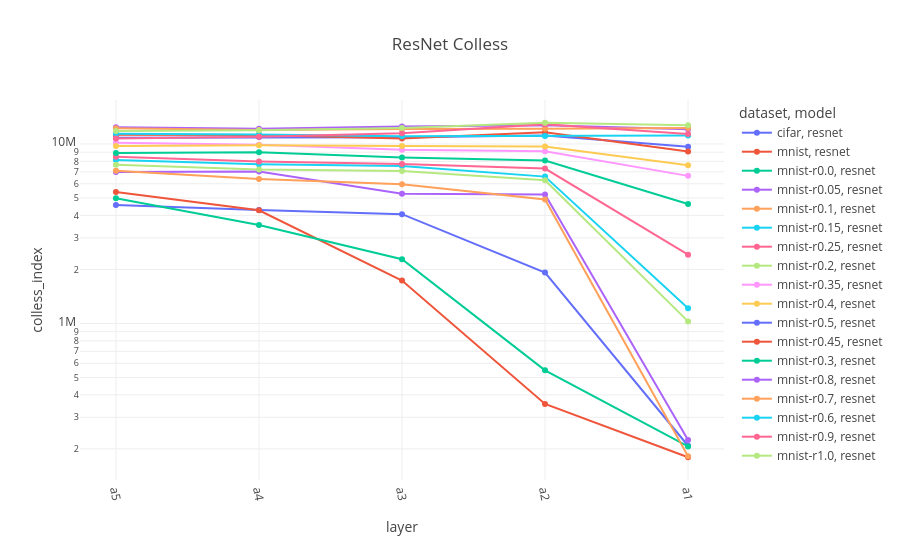

This figure's notebook cell:
### Code cell
fig = px.line(resnet, x="layer", y="colless_index", color="dataset", symbol="model", color_discrete_sequence=px.colors.qualitative.Plotly, title="ResNet Colless")
fig.update_xaxes(tickangle=80)
fig.update_yaxes(type="log")

### Figure 1 — Plotly figure (JSON) as saved in the notebook; plotly's stock layout.template omitted (floating-point values rounded to 4 significant figures)
{"data": [{"hovertemplate": "dataset=cifar<br>model=resnet<br>layer=%{x}<br>colless_index=%{y}<extra></extra>", "legendgroup": "cifar, resnet", "line": {"color": "#636EFA", "dash": "solid"}, "marker": {"symbol": "circle"}, "mode": "lines+markers", "name": "cifar, resnet", "orientation": "v", "showlegend": true, "type": "scatter", "x": ["a5", "a4", "a3", "a2", "a1"], "xaxis": "x", "y": [4568000.0, 4282000.0, 4063000.0, 1922000.0, 208400.0], "yaxis": "y"}, {"hovertemplate": "dataset=mnist<br>model=resnet<br>layer=%{x}<br>colless_index=%{y}<extra></extra>", "legendgroup": "mnist, resnet", "line": {"color": "#EF553B", "dash": "solid"}, "marker": {"symbol": "circle"}, "mode": "lines+markers", "name": "mnist, resnet", "orientation": "v", "showlegend": true, "type": "scatter", "x": ["a5", "a4", "a3", "a2", "a1"], "xaxis": "x", "y": [5397000.0, 4270000.0, 1736000.0, 356000.0, 179800.0], "yaxis": "y"}, {"hovertemplate": "dataset=mnist-r0.0<br>model=resnet<br>layer=%{x}<br>colless_index=%{y}<extra></extra>", "legendgroup": "mnist-r0.0, resnet", "line": {"color": "#00CC96", "dash": "solid"}, "marker": {"symbol": "circle"}, "mode": "lines+markers", "name": "mnist-r0.0, resnet", "orientation": "v", "showlegend": true, "type": "scatter", "x": ["a5", "a4", "a3", "a2", "a1"], "xaxis": "x", "y": [4990000.0, 3535000.0, 2280000.0, 548000.0, 206400.0], "yaxis": "y"}, {"hovertemplate": "dataset=mnist-r0.05<br>model=resnet<br>layer=%{x}<br>colless_index=%{y}<extra></extra>", "legendgroup": "mnist-r0.05, resnet", "line": {"color": "#AB63FA", "dash": "solid"}, "marker": {"symbol": "circle"}, "mode": "lines+markers", "name": "mnist-r0.05, resnet", "orientation": "v", "showlegend": true, "type": "scatter", "x": ["a5", "a4", "a3", "a2", "a1"], "xaxis": "x", "y": [6972000.0, 7028000.0, 5285000.0, 5225000.0, 224600.0], "yaxis": "y"}, {"hovertemplate": "dataset=mnist-r0.1<br>model=resnet<br>layer=%{x}<br>colless_index=%{y}<extra></extra>", "legendgroup": "mnist-r0.1, resnet", "line": {"color": "#FFA15A", "dash": "solid"}, "marker": {"symbol": "circle"}, "mode": "lines+markers", "name": "mnist-r0.1, resnet", "orientation": "v", "showlegend": true, "type": "scatter", "x": ["a5", "a4", "a3", "a2", "a1"], "xaxis": "x", "y": [7091000.0, 6380000.0, 5969000.0, 4905000.0, 182200.0], "yaxis": "y"}, {"hovertemplate": "dataset=mnist-r0.15<br>model=resnet<br>layer=%{x}<br>colless_index=%{y}<extra></extra>", "legendgroup": "mnist-r0.15, resnet", "line": {"color": "#19D3F3", "dash": "solid"}, "marker": {"symbol": "circle"}, "mode": "lines+markers", "name": "mnist-r0.15, resnet", "orientation": "v", "showlegend": true, "type": "scatter", "x": ["a5", "a4", "a3", "a2", "a1"], "xaxis": "x", "y": [8131000.0, 7719000.0, 7529000.0, 6581000.0, 1216000.0], "yaxis": "y"}, {"hovertemplate": "dataset=mnist-r0.25<br>model=resnet<br>layer=%{x}<br>colless_index=%{y}<extra></extra>", "legendgroup": "mnist-r0.25, resnet", "line": {"color": "#FF6692", "dash": "solid"}, "marker": {"symbol": "circle"}, "mode": "lines+markers", "name": "mnist-r0.25, resnet", "orientation": "v", "showlegend": true, "type": "scatter", "x": ["a5", "a4", "a3", "a2", "a1"], "xaxis": "x", "y": [8495000.0, 7997000.0, 7733000.0, 7297000.0, 2416000.0], "yaxis": "y"}, {"hovertemplate": "dataset=mnist-r0.2<br>model=resnet<br>layer=%{x}<br>colless_index=%{y}<extra></extra>", "legendgroup": "mnist-r0.2, resnet", "line": {"color": "#B6E880", "dash": "solid"}, "marker": {"symbol": "circle"}, "mode": "lines+markers", "name": "mnist-r0.2, resnet", "orientation": "v", "showlegend": true, "type": "scatter", "x": ["a5", "a4", "a3", "a2", "a1"], "xaxis": "x", "y": [7652000.0, 7198000.0, 7074000.0, 6272000.0, 1027000.0], "yaxis": "y"}, {"hovertemplate": "dataset=mnist-r0.35<br>model=resnet<br>layer=%{x}<br>colless_index=%{y}<extra></extra>", "legendgroup": "mnist-r0.35, resnet", "line": {"color": "#FF97FF", "dash": "solid"}, "marker": {"symbol": "circle"}, "mode": "lines+markers", "name": "mnist-r0.35, resnet", "orientation": "v", "showlegend": true, "type": "scatter", "x": ["a5", "a4", "a3", "a2", "a1"], "xaxis": "x", "y": [10170000.0, 9912000.0, 9280000.0, 9107000.0, 6643000.0], "yaxis": "y"}, {"hovertemplate": "dataset=mnist-r0.4<br>model=resnet<br>layer=%{x}<br>colless_index=%{y}<extra></extra>", "legendgroup": "mnist-r0.4, resnet", "line": {"color": "#FECB52", "dash": "solid"}, "marker": {"symbol": "circle"}, "mode": "lines+markers", "name": "mnist-r0.4, resnet", "orientation": "v", "showlegend": true, "type": "scatter", "x": ["a5", "a4", "a3", "a2", "a1"], "xaxis": "x", "y": [9757000.0, 9852000.0, 9758000.0, 9677000.0, 7620000.0], "yaxis": "y"}, {"hovertemplate": "dataset=mnist-r0.5<br>model=resnet<br>layer=%{x}<br>colless_index=%{y}<extra></extra>", "legendgroup": "mnist-r0.5, resnet", "line": {"color": "#636EFA", "dash": "solid"}, "marker": {"symbol": "circle"}, "mode": "lines+markers", "name": "mnist-r0.5, resnet", "orientation": "v", "showlegend": true, "type": "scatter", "x": ["a5", "a4", "a3", "a2", "a1"], "xaxis": "x", "y": [10830000.0, 10920000.0, 10910000.0, 11160000.0, 9644000.0], "yaxis": "y"}, {"hovertemplate": "dataset=mnist-r0.45<br>model=resnet<br>layer=%{x}<br>colless_index=%{y}<extra></extra>", "legendgroup": "mnist-r0.45, resnet", "line": {"color": "#EF553B", "dash": "solid"}, "marker": {"symbol": "circle"}, "mode": "lines+markers", "name": "mnist-r0.45, resnet", "orientation": "v", "showlegend": true, "type": "scatter", "x": ["a5", "a4", "a3", "a2", "a1"], "xaxis": "x", "y": [11260000.0, 11230000.0, 10710000.0, 11630000.0, 9077000.0], "yaxis": "y"}, {"hovertemplate": "dataset=mnist-r0.3<br>model=resnet<br>layer=%{x}<br>colless_index=%{y}<extra></extra>", "legendgroup": "mnist-r0.3, resnet", "line": {"color": "#00CC96", "dash": "solid"}, "marker": {"symbol": "circle"}, "mode": "lines+markers", "name": "mnist-r0.3, resnet", "orientation": "v", "showlegend": true, "type": "scatter", "x": ["a5", "a4", "a3", "a2", "a1"], "xaxis": "x", "y": [8910000.0, 8989000.0, 8415000.0, 8078000.0, 4633000.0], "yaxis": "y"}, {"hovertemplate": "dataset=mnist-r0.8<br>model=resnet<br>layer=%{x}<br>colless_index=%{y}<extra></extra>", "legendgroup": "mnist-r0.8, resnet", "line": {"color": "#AB63FA", "dash": "solid"}, "marker": {"symbol": "circle"}, "mode": "lines+markers", "name": "mnist-r0.8, resnet", "orientation": "v", "showlegend": true, "type": "scatter", "x": ["a5", "a4", "a3", "a2", "a1"], "xaxis": "x", "y": [12400000.0, 12170000.0, 12530000.0, 12730000.0, 12080000.0], "yaxis": "y"}, {"hovertemplate": "dataset=mnist-r0.7<br>model=resnet<br>layer=%{x}<br>colless_index=%{y}<extra></extra>", "legendgroup": "mnist-r0.7, resnet", "line": {"color": "#FFA15A", "dash": "solid"}, "marker": {"symbol": "circle"}, "mode": "lines+markers", "name": "mnist-r0.7, resnet", "orientation": "v", "showlegend": true, "type": "scatter", "x": ["a5", "a4", "a3", "a2", "a1"], "xaxis": "x", "y": [12240000.0, 11970000.0, 12140000.0, 12150000.0, 12280000.0], "yaxis": "y"}, {"hovertemplate": "dataset=mnist-r0.6<br>model=resnet<br>layer=%{x}<br>colless_index=%{y}<extra></extra>", "legendgroup": "mnist-r0.6, resnet", "line": {"color": "#19D3F3", "dash": "solid"}, "marker": {"symbol": "circle"}, "mode": "lines+markers", "name": "mnist-r0.6, resnet", "orientation": "v", "showlegend": true, "type": "scatter", "x": ["a5", "a4", "a3", "a2", "a1"], "xaxis": "x", "y": [11390000.0, 11290000.0, 11030000.0, 11090000.0, 11130000.0], "yaxis": "y"}, {"hovertemplate": "dataset=mnist-r0.9<br>model=resnet<br>layer=%{x}<br>colless_index=%{y}<extra></extra>", "legendgroup": "mnist-r0.9, resnet", "line": {"color": "#FF6692", "dash": "solid"}, "marker": {"symbol": "circle"}, "mode": "lines+markers", "name": "mnist-r0.9, resnet", "orientation": "v", "showlegend": true, "type": "scatter", "x": ["a5", "a4", "a3", "a2", "a1"], "xaxis": "x", "y": [10720000.0, 10970000.0, 11460000.0, 12870000.0, 11380000.0], "yaxis": "y"}, {"hovertemplate": "dataset=mnist-r1.0<br>model=resnet<br>layer=%{x}<br>colless_index=%{y}<extra></extra>", "legendgroup": "mnist-r1.0, resnet", "line": {"color": "#B6E880", "dash": "solid"}, "marker": {"symbol": "circle"}, "mode": "lines+markers", "name": "mnist-r1.0, resnet", "orientation": "v", "showlegend": true, "type": "scatter", "x": ["a5", "a4", "a3", "a2", "a1"], "xaxis": "x", "y": [11830000.0, 11930000.0, 12270000.0, 13130000.0, 12730000.0], "yaxis": "y"}], "layout": {"legend": {"title": {"text": "dataset, model"}, "tracegroupgap": 0}, "title": {"text": "ResNet Colless"}, "xaxis": {"anchor": "y", "domain": [0, 1], "tickangle": 80, "title": {"text": "layer"}}, "yaxis": {"anchor": "x", "domain": [0, 1], "title": {"text": "colless_index"}, "type": "log"}}}
